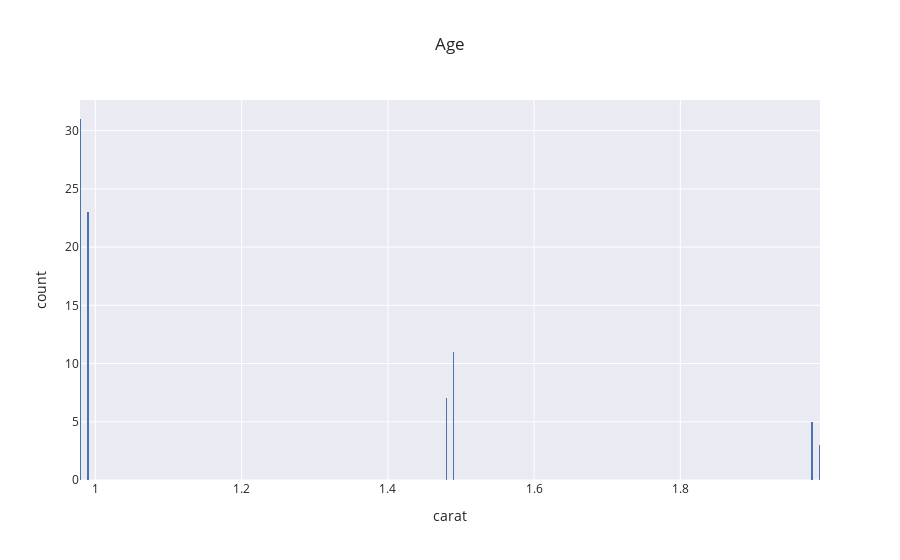

Source (notebook cell):
### Code cell
fig=px.histogram(df.loc[df['marketing_carat']=='bad'], x='carat',nbins=1000,template='seaborn',title='Age',barmode='group')
fig.show()

### Figure 1 — Plotly figure (JSON) as saved in the notebook; plotly's stock layout.template omitted (floating-point values rounded to 4 significant figures)
{"data": [{"alignmentgroup": "True", "bingroup": "x", "hovertemplate": "carat=%{x}<br>count=%{y}<extra></extra>", "legendgroup": "", "marker": {"color": "rgb(76,114,176)"}, "name": "", "nbinsx": 1000, "offsetgroup": "", "orientation": "v", "showlegend": false, "type": "histogram", "x": [0.99, 0.99, 0.99, 1.98, 0.98, 1.99, 1.49, 0.99, 0.98, 0.99, 0.98, 0.98, 0.98, 1.48, 0.98, 1.49, 0.98, 0.99, 1.99, 0.98, 0.99, 1.49, 1.49, 0.98, 1.48, 1.49, 1.48, 0.99, 0.98, 0.98, 1.48, 1.49, 0.99, 0.99, 1.48, 0.98, 0.98, 0.99, 0.99, 0.98, 1.49, 1.49, 0.98, 0.99, 0.99, 0.98, 0.98, 1.98, 0.98, 1.99, 0.98, 1.49, 0.99, 0.98, 0.98, 0.98, 0.99, 1.98, 0.99, 1.98, 0.98, 0.99, 0.98, 1.48, 0.98, 1.48, 0.98, 0.98, 0.98, 1.49, 0.99, 0.98, 0.98, 0.99, 0.98, 0.99, 0.99, 1.49, 0.99, 1.98], "xaxis": "x", "yaxis": "y"}], "layout": {"barmode": "group", "legend": {"tracegroupgap": 0}, "title": {"text": "Age"}, "xaxis": {"anchor": "y", "autorange": true, "domain": [0, 1], "range": [0.979, 1.991], "title": {"text": "carat"}, "type": "linear"}, "yaxis": {"anchor": "x", "autorange": true, "domain": [0, 1], "range": [0, 32.63], "title": {"text": "count"}}}}
